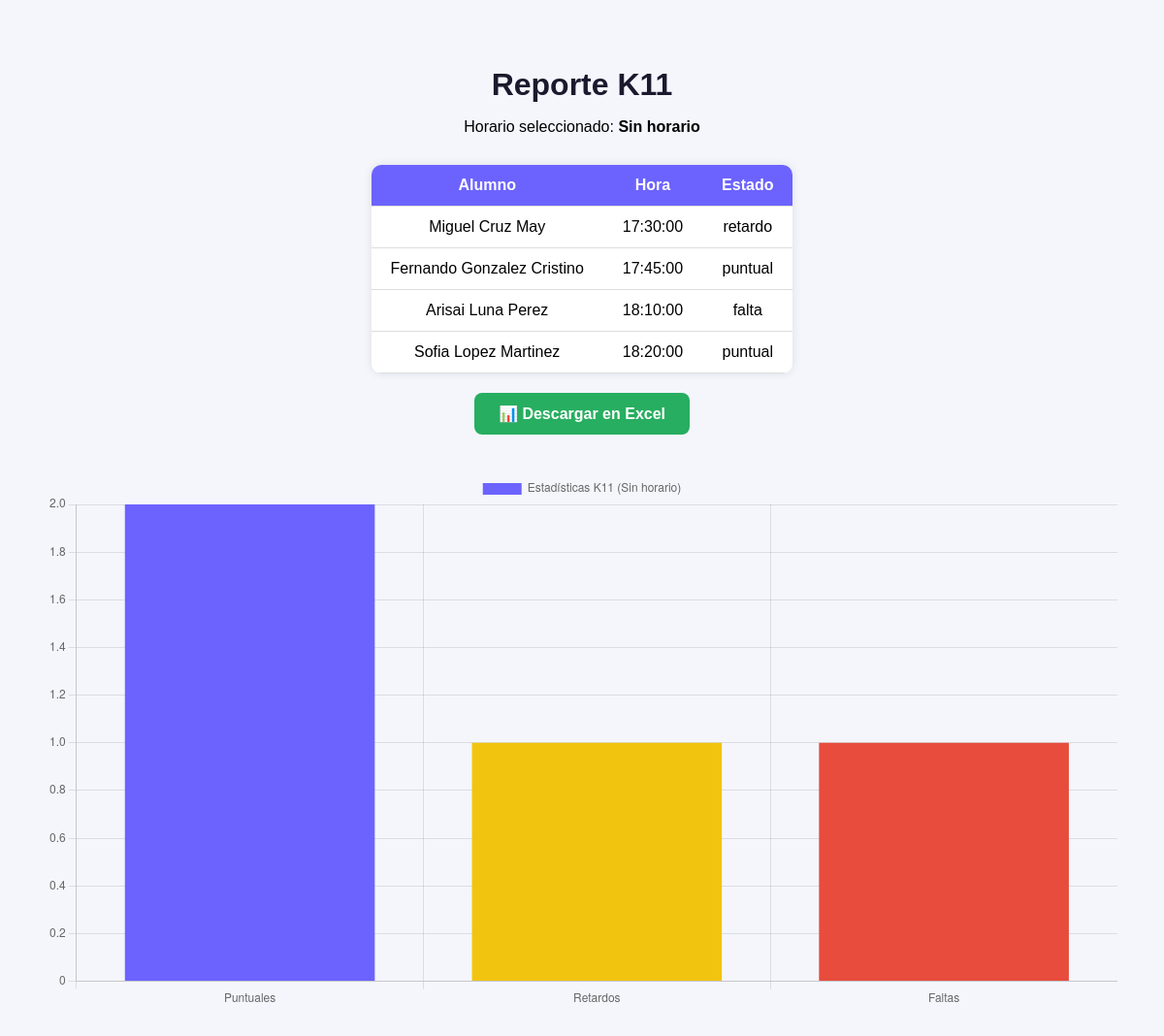
The app's page /maestro/reporte_detalle.php?salon=K11 (signed in) with its own data.
### tables this page shows
CREATE TABLE asistencias (
  id_asistencia INT AUTO_INCREMENT PRIMARY KEY,
  id_alumno INT,
  id_salon INT,
  fecha DATE DEFAULT (CURRENT_DATE),
  hora TIME DEFAULT (CURRENT_TIME),
  estado ENUM('puntual','retardo','falta') DEFAULT 'puntual',
  FOREIGN KEY (id_alumno) REFERENCES alumnos(id_alumno),
  FOREIGN KEY (id_salon) REFERENCES salones(id_salon)
);

CREATE TABLE alumnos (
  id_alumno INT AUTO_INCREMENT PRIMARY KEY,
  nombre VARCHAR(100) NOT NULL,
  ApellidoP VARCHAR(100) NOT NULL,
  ApellidoM VARCHAR(100) NOT NULL,
  matricula VARCHAR(50) UNIQUE,
  uid_nfc VARCHAR(50) UNIQUE   
);

### maestro/reporte_detalle.php (the view, shortened to what this page needs)
<?php
include("../basedatos/conexion.php");
$salon = $_GET['salon'] ?? 'Desconocido';
$hora = $_GET['hora'] ?? 'Sin horario';
$rangos = [
  "5-6pm" => ["17:00:00", "18:00:00"],
  "6-7pm" => ["18:00:00", "19:00:00"],
  "7-8pm" => ["19:00:00", "20:00:00"],
  "8-9pm" => ["20:00:00", "21:00:00"],
  "9-10pm" => ["21:00:00", "22:00:00"]
];
$inicio = $rangos[$hora][0] ?? "00:00:00";
$fin = $rangos[$hora][1] ?? "23:59:59";
$querySalon = "SELECT id_salon FROM salones WHERE nombre_salon = '$salon'";
$resultSalon = mysqli_query($conexion, $querySalon);
$rowSalon = mysqli_fetch_assoc($resultSalon);
$idSalon = $rowSalon ? $rowSalon['id_salon'] : 0;
$query = "
SELECT a.nombre, a.ApellidoP, a.ApellidoM, asi.estado, asi.hora
FROM asistencias asi
JOIN alumnos a ON asi.id_alumno = a.id_alumno
WHERE asi.id_salon = $idSalon
  AND asi.hora BETWEEN '$inicio' AND '$fin'
ORDER BY asi.hora ASC;
";
$result = mysqli_query($conexion, $query);
?>
<!DOCTYPE html>
<html lang="es">
<head>
</head>
<body>
  <h1>Reporte <?php echo $salon; ?></h1>
  <p>Horario seleccionado: <strong><?php echo $hora; ?></strong></p>
  <table>
    <tr>
      <th>Alumno</th>
      <th>Hora</th>
      <th>Estado</th>
    </tr>
    <?php
    $conteo = ["puntual"=>0,"retardo"=>0,"falta"=>0];
    while ($row = mysqli_fetch_assoc($result)) {
        echo "<tr>
                <td>{$row['nombre']} {$row['ApellidoP']} {$row['ApellidoM']}</td>
                <td>{$row['hora']}</td>
                <td>{$row['estado']}</td>
              </tr>";
        $conteo[$row['estado']]++;
    }
    ?>
  </table>
  <form action="reporte_excel.php" method="POST" style="margin-top:20px;">
  <button type="submit" style="
      background-color:#27ae60;
      border:none;
      color:white;
      padding:12px 25px;
      border-radius:8px;
      cursor:pointer;
      font-size:1rem;
      font-weight:bold;
      transition:0.3s;">📊 Descargar en Excel</button>
</form>
  <canvas id="grafica" width="600" height="300"></canvas>
  <script>
    const ctx = document.getElementById('grafica');
    new Chart(ctx, {
      type: 'bar',
      data: {
        labels: ['Puntuales', 'Retardos', 'Faltas'],
        datasets: [{
          label: 'Estadísticas <?php echo $salon; ?> (<?php echo $hora; ?>)',
          data: [<?php echo $conteo['puntual']; ?>, <?php echo $conteo['retardo']; ?>, <?php echo $conteo['falta']; ?>],
          backgroundColor: ['#6c63ff', '#f1c40f', '#e74c3c']
        }]
      },
      options: { scales: { y: { beginAtZero: true } } }
    });
  </script>
</body>
</html>

### maestro/reporte_detalle.php (style rules this page uses)
body { font-family: 'Poppins', sans-serif; background: #f4f6fc; text-align: center; padding: 40px; }
h1 { color: #1a1a2e; margin-bottom: 10px; }
table { margin: 0 auto; border-collapse: collapse; background: #fff; border-radius: 10px; overflow: hidden; box-shadow: 0 0 10px rgba(0,0,0,0.1); margin-top: 30px; }
th, td { padding: 12px 20px; border-bottom: 1px solid #ddd; }
th { background-color: #6c63ff; color: white; }
canvas { margin-top: 40px; }

### records on screen
asistencias: id_alumno.nombre "Miguel", id_alumno.ApellidoP "Cruz", id_alumno.ApellidoM "May", hora "17:30:00", estado "retardo"
asistencias: id_alumno.nombre "Fernando", id_alumno.ApellidoP "Gonzalez", id_alumno.ApellidoM "Cristino", hora "17:45:00", estado "puntual"
asistencias: id_alumno.nombre "Arisai", id_alumno.ApellidoP "Luna", id_alumno.ApellidoM "Perez", hora "18:10:00", estado "falta"
asistencias: id_alumno.nombre "Sofia", id_alumno.ApellidoP "Lopez", id_alumno.ApellidoM "Martinez", hora "18:20:00", estado "puntual"

### other values on screen
$salon "K11"
$hora "Sin horario"
chart data {{ $salon }} K11
chart data {{ $hora }} Sin horario
chart data {{ $conteo['puntual'] }} 2
chart data {{ $conteo['retardo'] }} 1
